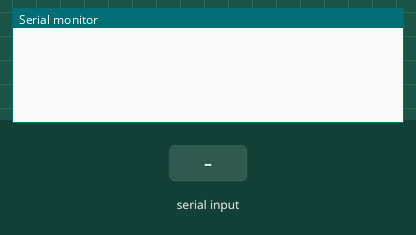
A sketch run on a simulated Arduino Uno, built with avr-gcc and run on an emulated ATmega328P. On the bench: the last lines printed to the serial monitor. The test bench sets the inputs (shaded band).

Above: at 1.2 s.
1.3 s: "90,45;" received over Serial
At 2.0 s:
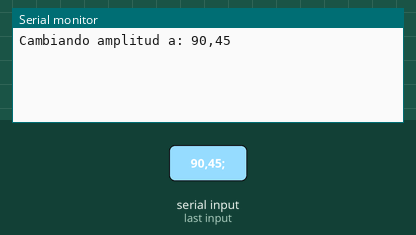
2.8 s: "5;" received over Serial
At 4.1 s:
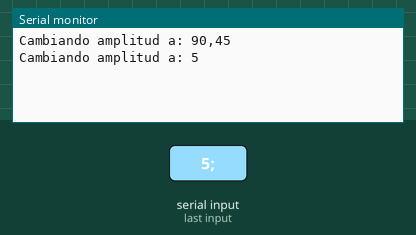

Measured:
- after the input at 1.3 s, the serial monitor: prints a new line at once (image 1)
- after the input at 2.8 s, the serial monitor: prints a new line at once (image 2)

The sketch:

sketch_may11a.ino
```cpp
/*
this program taken from arduino Example .
  modified by By Mohannad Rawashdeh
  http://www.genotronex.com
https://www.instructables.com/

  This code used to control the digital potentiometer
  MCP41100 connected to  arduino Board
  CS >>> D10
  SCLK >> D13
  DI  >>> D11
  PA0 TO VCC
  PBO TO GND
  PW0 TO led with resistor 100ohm .
*/
#include <SPI.h>

byte address = 0x00;
int CS= 10;

void setup(){
  Serial.begin(9600);
  pinMode (CS, OUTPUT);
  SPI.begin();
}
String amp;
void loop(){
  while(Serial.available()){
    amp = Serial.readStringUntil(';');
    Serial.flush();
    Serial.print("Cambiando amplitud a: ");
    Serial.println(amp);
    digitalPotWrite(amp.toInt());
  }
}

int digitalPotWrite(int value)
{
digitalWrite(CS, LOW);
SPI.transfer(address);
SPI.transfer(value);
digitalWrite(CS, HIGH);
}
```
